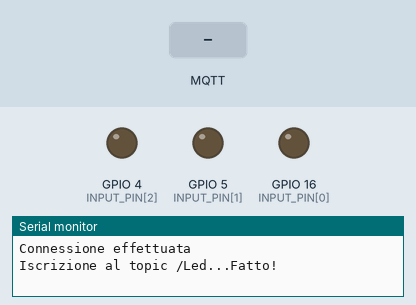
A sketch run on a simulated ESP8266 (NodeMCU). Parts: output pins drawn as LEDs (lit = HIGH), the last lines printed to the serial monitor. Inputs (shaded band) come from the test bench. WiFi joins after 1.5 s; servers stay silent unless stated; no MQTT or app messages arrive unless stated.

Above: at 3.8 s.
3.9 s: MQTT message "!on" arrives on the first subscribed topic
At 4.8 s:
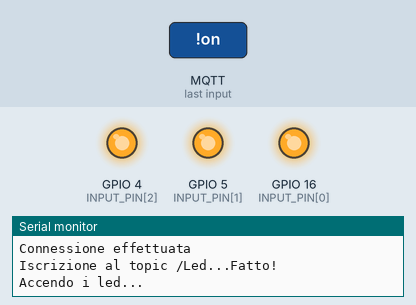
5.4 s: MQTT message "!off" arrives on the first subscribed topic
At 6.0 s:
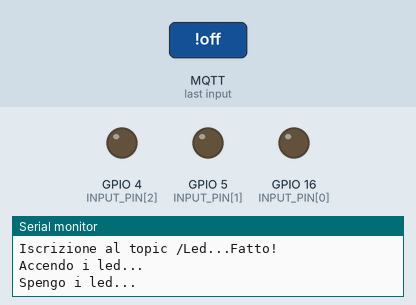
Timing chart, 0 to 8.4 s (numbered marks = the images above; inputs shaded):
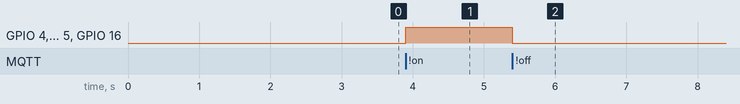

The sketch:

main.ino
```cpp
#include <ESP8266WiFi.h>
#include <MQTT.h>

//WIFI CONFIGURATION******************************************************************************************

WiFiClient wifi_client;

const String SSID_WIFI = "";
const String PASSWORD_WIFI = "";

void connect_to_wifi() {
  Serial.print("\n\nConnessione al Wi-Fi "); Serial.print(SSID_WIFI); Serial.println(" in corso");
  WiFi.mode(WIFI_STA);
  WiFi.begin(SSID_WIFI, PASSWORD_WIFI);

  while(WiFi.status() != WL_CONNECTED) {
    delay(500);
    Serial.print(".");
  }

  Serial.println("\nConnessione effettuata");
  Serial.print("Indirizzo IP: "); Serial.println(WiFi.localIP());
}

//LEDS CONFIGURATION******************************************************************************************

const int INPUT_PIN[] = {16, 5, 4}; //D0 D1 D2
const int N_LED = sizeof(INPUT_PIN)/sizeof(INPUT_PIN[0]);

void onLed() {
  for(int i=0; i<N_LED; i++)
    digitalWrite(INPUT_PIN[i], HIGH);
}

void offLed() {
  for(int i=0; i<N_LED; i++)
    digitalWrite(INPUT_PIN[i], LOW);
}

//MQTT CONFIGURATION******************************************************************************************

MQTTClient mqtt_client;

const char BROKER[] = "test.mosquitto.org";
const int PORT = 1883;
const String CLIENT_ID = "Lolin NodeMCU v3 - Led";
const String ROOT = "";
const String TOPIC = ROOT+"/Led";

void mqtt_setup() {
  mqtt_client.begin(BROKER, PORT, wifi_client);
  mqtt_client.onMessage(messageReceived);
}

void connect_to_broker() {
  Serial.print("Connessione al broker "); Serial.print(BROKER); Serial.print(" con ID client: "); Serial.println(CLIENT_ID);
  while(!mqtt_client.connect(CLIENT_ID.c_str())) {
    delay(500);
    Serial.print(".");
  }
  Serial.println("\nConnessione effettuata");
}

void connect_to_topic() {
  Serial.print("Iscrizione al topic "); Serial.print(TOPIC); Serial.print("...");
  mqtt_client.subscribe(TOPIC);
  Serial.println("Fatto!");
  mqtt_client.publish(TOPIC, CLIENT_ID + ": e' entrato nel topic");
}

void messageReceived(String &topicChoised, String &payload) {
  if(payload == "!on") {
    Serial.println("Accendo i led...");
    onLed();
  }
  if(payload == "!off") {
    Serial.println("Spengo i led...");
    offLed();
  }
}

//************************************************************************************************************

void setup() {
  for(int i=0; i<N_LED; i++)
    pinMode(INPUT_PIN[i], OUTPUT);
  Serial.begin(9600);
  delay(1000);
  connect_to_wifi();
  mqtt_setup();
  connect_to_broker();
  connect_to_topic();
}

void loop() {
  mqtt_client.loop();
  if(!mqtt_client.connected()) {
    connect_to_broker();
    connect_to_topic();
  }
}
```

Measured:
- after the input at 3.9 s, GPIO 4 (INPUT_PIN[2]), GPIO 5 (INPUT_PIN[1]), GPIO 16 (INPUT_PIN[0]): LOW → HIGH at once
- after the input at 5.4 s, GPIO 4 (INPUT_PIN[2]), GPIO 5 (INPUT_PIN[1]), GPIO 16 (INPUT_PIN[0]): HIGH → LOW at once
